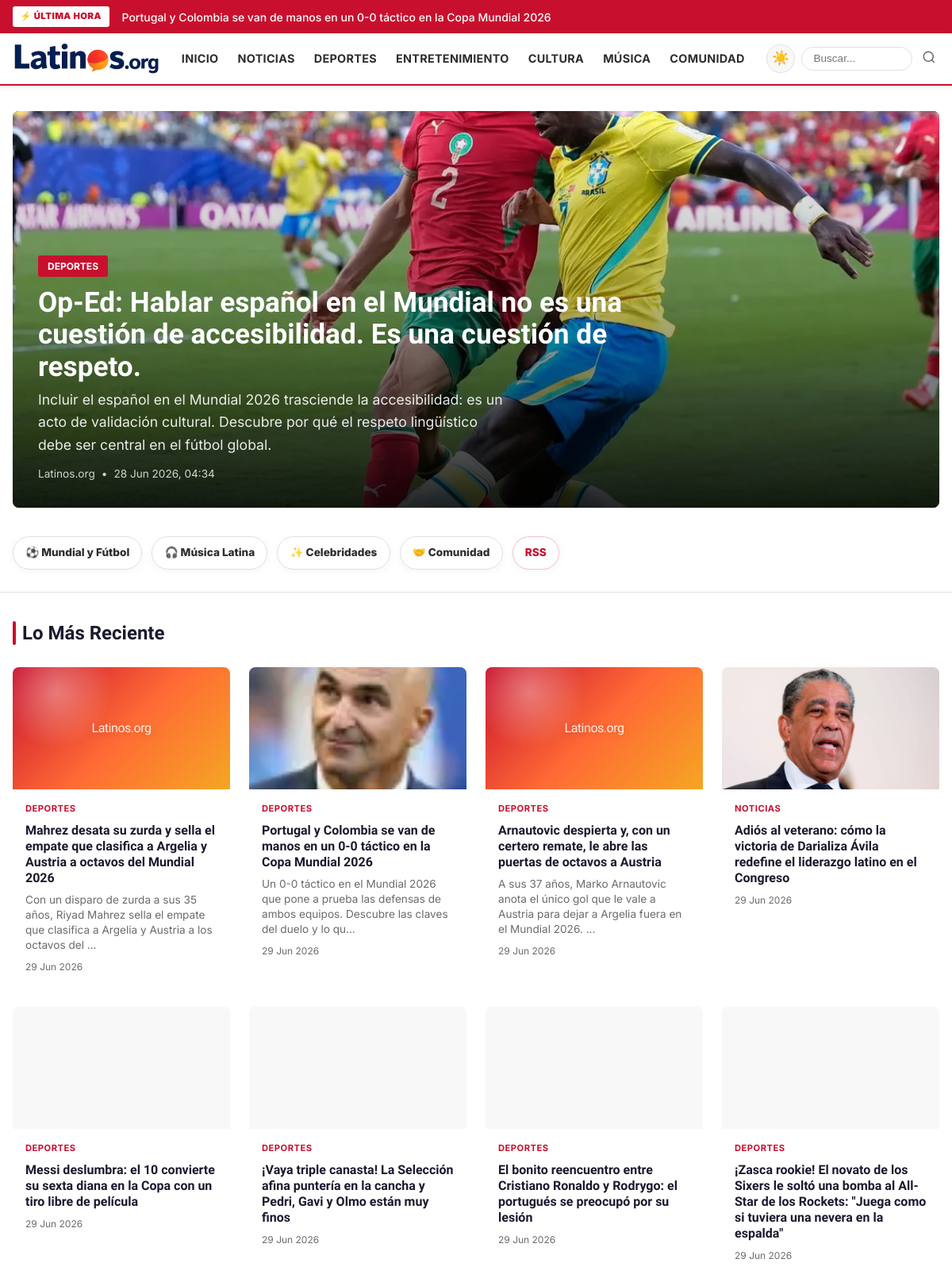
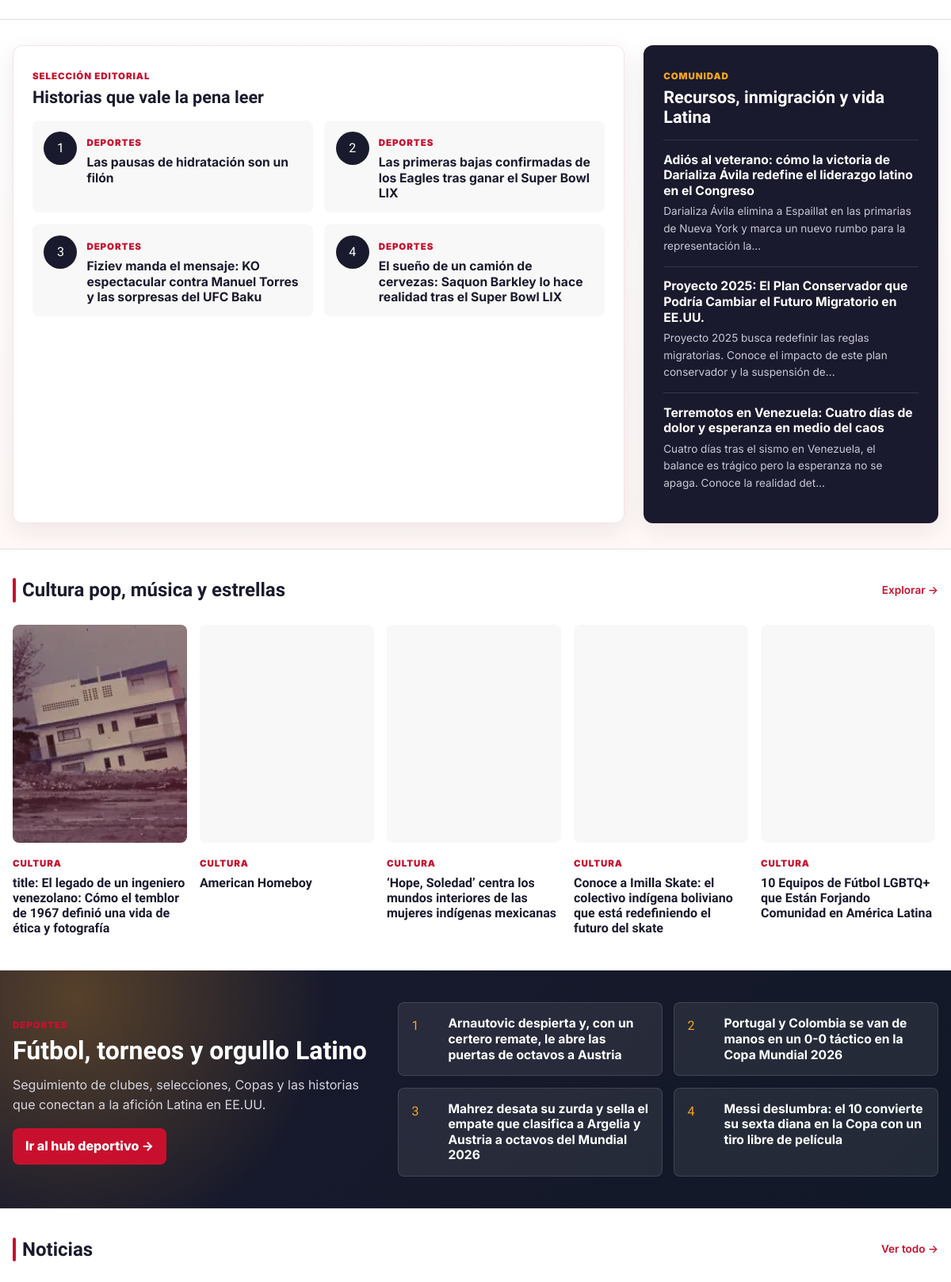
The page / (upper part) on the database its author committed (2 pictures, top to bottom).
### models.py (models this page shows)
class Article(Base):
    __tablename__ = "articles"
    id = Column(Integer, primary_key=True)
    raw_article_id = Column(Integer, ForeignKey("raw_articles.id"), nullable=True)
    category_id = Column(Integer, ForeignKey("categories.id"), nullable=True)
    title = Column(Text, nullable=False)
    slug = Column(String(300), unique=True, nullable=False, index=True)
    body_markdown = Column(Text, nullable=False)
    body_html = Column(Text)
    excerpt = Column(Text)
    title_en = Column(Text)
    body_markdown_en = Column(Text)
    body_html_en = Column(Text)
    excerpt_en = Column(Text)
    meta_description = Column(String(200))
    tags = Column(Text)  # JSON array
    language = Column(String(10), default="es")  # es, en, bilingual
    author_display = Column(String(200), default="Latinos.org")
    source_credit = Column(String(500))  # Attribution to original source
    image_url = Column(Text)  # Relative path: /static/images/articles/xxx.webp
    image_alt = Column(Text)
    image_credit = Column(String(500))
    quality_score = Column(Float, default=0.0)  # 0.0 to 1.0 from LLM QA step
    content_type = Column(String(50), default="news")  # news, opinion, listicle, feature
    status = Column(String(30), default="draft", index=True)
    created_at = Column(DateTime, default=datetime.utcnow)
    approved_at = Column(DateTime)
    published_at = Column(DateTime, index=True)
    scheduled_for = Column(DateTime)
    view_count = Column(Integer, default=0)
    is_breaking = Column(Boolean, default=False)
    is_featured = Column(Boolean, default=False)
    category_rel = relationship("Category", back_populates="articles")
    raw_article_rel = relationship("RawArticle", back_populates="articles")

class Category(Base):
    __tablename__ = "categories"
    id = Column(Integer, primary_key=True)
    slug = Column(String(100), unique=True, nullable=False, index=True)
    name = Column(String(200), nullable=False)
    name_en = Column(String(200))  # English display name
    description = Column(Text)
    display_order = Column(Integer, default=99)
    is_active = Column(Boolean, default=True)
    created_at = Column(DateTime, default=datetime.utcnow)
    articles = relationship("Article", back_populates="category_rel")

### routes.py (the view)
@router.get("/", response_class=HTMLResponse)
async def homepage(request: Request):
    db: Session = next(get_db())
    breaking = db.execute(
        select(Article).options(joinedload(Article.category_rel))
        .where(Article.status == "published")
        .where(Article.is_breaking == True)
        .order_by(desc(Article.published_at))
        .limit(5)
    ).scalars().all()
    hero = db.execute(
        select(Article).options(joinedload(Article.category_rel))
        .where(Article.status == "published")
        .where(Article.is_featured == True)
        .order_by(desc(Article.published_at))
        .limit(1)
    ).scalars().first()
    if not hero:
        hero = db.execute(
            select(Article).options(joinedload(Article.category_rel))
            .where(Article.status == "published")
            .order_by(desc(Article.published_at))
            .limit(1)
        ).scalars().first()
    hero_id = hero.id if hero else -1
    grid_articles = db.execute(
        select(Article).options(joinedload(Article.category_rel))
        .where(Article.status == "published")
        .where(Article.id != hero_id)
        .order_by(desc(Article.published_at))
        .limit(8)
    ).scalars().all()
    categories = db.execute(
        select(Category)
        .where(Category.is_active == True)
        .order_by(Category.display_order)
    ).scalars().all()
    category_sections = []
    for cat in categories:
        articles = db.execute(
            select(Article).options(joinedload(Article.category_rel))
            .where(Article.status == "published")
            .where(Article.category_id == cat.id)
            .order_by(desc(Article.published_at))
            .limit(4)
        ).scalars().all()
        if articles:
            category_sections.append({
                "category": cat,
                "articles": articles,
            })
    trending = db.execute(
        select(Article).options(joinedload(Article.category_rel))
        .where(Article.status == "published")
        .order_by(desc(Article.view_count))
        .limit(5)
    ).scalars().all()
    editors_picks = db.execute(
        select(Article).options(joinedload(Article.category_rel))
        .where(Article.status == "published")
        .where(Article.id != hero_id)
        .order_by(desc(Article.quality_score), desc(Article.published_at))
        .limit(4)
    ).scalars().all()
    sports_hub = db.execute(
        select(Article).options(joinedload(Article.category_rel))
        .join(Category, Article.category_id == Category.id)
        .where(Article.status == "published")
        .where(Category.slug == "deportes")
        .order_by(desc(Article.published_at))
        .limit(4)
    ).scalars().all()
    cultura_musica = db.execute(
        select(Article).options(joinedload(Article.category_rel))
        .join(Category, Article.category_id == Category.id)
        .where(Article.status == "published")
        .where(Category.slug.in_(["cultura", "musica", "entretenimiento"]))
        .order_by(desc(Article.published_at))
        .limit(6)
    ).scalars().all()
    comunidad_spotlight = db.execute(
        select(Article).options(joinedload(Article.category_rel))
        .join(Category, Article.category_id == Category.id)
        .where(Article.status == "published")
        .where(Category.slug.in_(["comunidad", "noticias"]))
        .order_by(desc(Article.published_at))
        .limit(3)
    ).scalars().all()
    return request.app.state.templates.TemplateResponse("index.html", {
        "request": request,
        "breaking": breaking,
        "hero": hero,
        "grid_articles": grid_articles,
        "category_sections": category_sections,
        "trending": trending,
        "editors_picks": editors_picks,
        "sports_hub": sports_hub,
        "cultura_musica": cultura_musica,
        "comunidad_spotlight": comunidad_spotlight,
        "categories": categories,
    })

### templates/index.html (shortened to what this page needs)
{% extends "base.html" %}
{% block content %}
{% if hero %}
<section class="hero-section">
    <div class="container">
        <a href="/articulo/{{ hero.slug }}" class="hero-card">
            <div class="hero-image">
                {% if hero.image_url %}
                    <img src="{{ hero.image_url }}" alt="{{ hero.image_alt or hero.title }}" width="1400" height="600" loading="eager" decoding="async" fetchpriority="high">
                {% else %}
                    <div class="hero-image-placeholder"></div>
                {% endif %}
                <div class="hero-overlay"></div>
            </div>
            <div class="hero-content">
                {% if hero.category_rel %}
                    <span class="hero-category">{{ hero.category_rel.name }}</span>
                {% endif %}
                <h1 class="hero-title">{{ hero.title }}</h1>
                {% if hero.excerpt %}
                    <p class="hero-excerpt">{{ hero.excerpt }}</p>
                {% endif %}
                <div class="hero-meta">
                    <span>{{ hero.author_display }}</span>
                    {% if hero.published_at %}
                        <span>•</span>
                        <span>{{ hero.published_at.strftime('%d %b %Y, %H:%M') }}</span>
                    {% endif %}
                </div>
            </div>
        </a>
    </div>
</section>
{% endif %}
<section class="feature-strip" aria-label="Secciones destacadas">
    <div class="container feature-strip-inner">
        <a href="/categoria/deportes" class="feature-pill">⚽ Mundial y Fútbol</a>
        <a href="/categoria/musica" class="feature-pill">🎧 Música Latina</a>
        <a href="/categoria/entretenimiento" class="feature-pill">✨ Celebridades</a>
        <a href="/categoria/comunidad" class="feature-pill">🤝 Comunidad</a>
        <a href="/feed.xml" class="feature-pill feature-pill-rss">RSS</a>
    </div>
</section>
{% if grid_articles %}
<section class="grid-section">
    <div class="container">
        <div class="grid-header">
            <h2 class="section-title">Lo Más Reciente</h2>
        </div>
        <div class="article-grid">
            {% for a in grid_articles %}
                <a href="/articulo/{{ a.slug }}" class="article-card {% if loop.index == 1 %}article-card-large{% endif %}">
                    <div class="card-image">
                        {% if a.image_url %}
                            <img src="{{ a.image_url }}" alt="{{ a.image_alt or a.title }}" width="640" height="360" loading="lazy" decoding="async">
                        {% else %}
                            <div class="card-image-placeholder"></div>
                        {% endif %}
                    </div>
                    <div class="card-body">
                        {% if a.category_rel %}
                            <span class="card-category">{{ a.category_rel.name }}</span>
                        {% endif %}
                        <h3 class="card-title">{{ a.title }}</h3>
                        {% if a.excerpt and loop.index <= 3 %}
                            <p class="card-excerpt">{{ a.excerpt[:120] }}{% if a.excerpt|length > 120 %}...{% endif %}</p>
                        {% endif %}
                        <div class="card-meta">
                            {% if a.published_at %}
                                <span>{{ a.published_at.strftime('%d %b %Y') }}</span>
                            {% endif %}
                        </div>
                    </div>
                </a>
            {% endfor %}
        </div>
    </div>
</section>
{% endif %}
{% if editors_picks or comunidad_spotlight %}
<section class="frontpage-modules">
    <div class="container frontpage-modules-grid">
        {% if editors_picks %}
        <div class="module-card editors-module">
            <div class="module-eyebrow">Selección editorial</div>
            <h2 class="module-title">Historias que vale la pena leer</h2>
            <div class="editors-list">
                {% for a in editors_picks %}
                <a href="/articulo/{{ a.slug }}" class="editors-item">
                    <span class="editors-rank">{{ loop.index }}</span>
                    <div>
                        {% if a.category_rel %}<span class="mini-category">{{ a.category_rel.name }}</span>{% endif %}
                        <h3>{{ a.title }}</h3>
                    </div>
                </a>
                {% endfor %}
            </div>
        </div>
        {% endif %}
        {% if comunidad_spotlight %}
        <div class="module-card community-module">
            <div class="module-eyebrow">Comunidad</div>
            <h2 class="module-title">Recursos, inmigración y vida Latina</h2>
            {% for a in comunidad_spotlight %}
            <a href="/articulo/{{ a.slug }}" class="community-item">
                <h3>{{ a.title }}</h3>
                {% if a.excerpt %}<p>{{ a.excerpt[:115] }}{% if a.excerpt|length > 115 %}...{% endif %}</p>{% endif %}
            </a>
            {% endfor %}
        </div>
        {% endif %}
    </div>
</section>
{% endif %}
{% if cultura_musica %}
<section class="culture-rail">
    <div class="container">
        <div class="section-header">
            <h2 class="section-title">Cultura pop, música y estrellas</h2>
            <a href="/categoria/entretenimiento" class="see-all">Explorar →</a>
        </div>
        <div class="culture-scroll" aria-label="Cultura, música y entretenimiento">
            {% for a in cultura_musica %}
            <a href="/articulo/{{ a.slug }}" class="culture-card">
                <div class="culture-thumb">
                    {% if a.image_url %}
                    <img src="{{ a.image_url }}" alt="{{ a.image_alt or a.title }}" width="420" height="560" loading="lazy" decoding="async">
                    {% else %}
                    <div class="culture-placeholder">{{ a.category_rel.name if a.category_rel else 'Latinos.org' }}</div>
                    {% endif %}
                </div>
                <span class="mini-category">{{ a.category_rel.name if a.category_rel else 'Cultura' }}</span>
                <h3>{{ a.title }}</h3>
            </a>
            {% endfor %}
        </div>
    </div>
</section>
{% endif %}
{% if sports_hub %}
<section class="sports-hub">
    <div class="container sports-hub-inner">
        <div class="sports-hub-copy">
            <span class="module-eyebrow">Deportes</span>
            <h2>Fútbol, torneos y orgullo Latino</h2>
            <p>Seguimiento de clubes, selecciones, Copas y las historias que conectan a la afición Latina en EE.UU.</p>
            <a href="/categoria/deportes" class="hub-cta">Ir al hub deportivo →</a>
        </div>
        <div class="sports-hub-list">
            {% for a in sports_hub %}
            <a href="/articulo/{{ a.slug }}" class="sports-hub-item">
                <span>{{ loop.index }}</span>
                <h3>{{ a.title }}</h3>
            </a>
            {% endfor %}
        </div>
    </div>
</section>
{% endif %}
{% for section in category_sections %}
<section class="category-section" id="cat-{{ section.category.slug }}">
    <div class="container">
        <div class="section-header">
            <h2 class="section-title">
                <a href="/categoria/{{ section.category.slug }}">{{ section.category.name }}</a>
            </h2>
            <a href="/categoria/{{ section.category.slug }}" class="see-all">Ver todo →</a>
        </div>
    </div>
</section>
{% endfor %}
{% endblock %}

### templates/base.html (shortened to what this page needs)
<!DOCTYPE html>
<html lang="es">
<head>
    <link rel="stylesheet" href="/static/css/style.css">
</head>
<body>
<div class="breaking-bar" id="breakingBar">
    <div class="container breaking-content">
        <span class="breaking-label">⚡ ÚLTIMA HORA</span>
        <div class="breaking-items" id="breakingItems">
            {% if breaking %}
                {% for a in breaking %}
                    <a href="/articulo/{{ a.slug }}" class="breaking-item {% if loop.first %}active{% endif %}">
                        {{ a.title }}
                    </a>
                {% endfor %}
            {% else %}
                <span class="breaking-item active">Bienvenido a Latinos.org — Próximamente</span>
            {% endif %}
        </div>
    </div>
</div>
<header class="site-header">
    <div class="container header-inner">
        <a href="/" class="logo" aria-label="Latinos.org — Inicio">
            <img src="/static/images/latinos-logo-header.png"
                 srcset="/static/images/latinos-logo-header.png 1x"
                 alt="Latinos.org" class="logo-img logo-img-dark"
                 width="186" height="40">
        </a>
        <nav class="main-nav" id="mainNav">
            <a href="/">Inicio</a>
            <a href="/categoria/noticias">Noticias</a>
            <a href="/categoria/deportes">Deportes</a>
            <a href="/categoria/entretenimiento">Entretenimiento</a>
            <a href="/categoria/cultura">Cultura</a>
            <a href="/categoria/musica">Música</a>
            <a href="/categoria/comunidad">Comunidad</a>
        </nav>
        <div style="display:flex;align-items:center;gap:0.5rem;">
            <button type="button" class="dark-toggle" id="darkToggle" aria-label="Toggle dark mode">
                <span class="icon-sun">☀️</span>
            </button>
            <form action="/buscar" method="get" class="header-search">
                <input type="text" name="q" placeholder="Buscar..." aria-label="Buscar">
                <button type="submit" aria-label="Buscar">
                    <svg width="18" height="18" viewBox="0 0 24 24" fill="none" stroke="currentColor" stroke-width="2">
                        <circle cx="11" cy="11" r="8"/><path d="m21 21-4.35-4.35"/>
                    </svg>
                </button>
            </form>
        </div>
    </div>
</header>
<main class="site-main">
    {% block content %}{% endblock %}
</main>
</body>
</html>

### rows shown on the page
Article: title "Portugal y Colombia se van de manos en un 0-0 táctico en la Copa Mundial 2026", image_url (picture), category_rel.name "DEPORTES", excerpt "Un 0-0 táctico en el Mundial 2026 que pone a prueba las defensas de ambos equipos. Descubre las claves del duelo y lo qu", published_at "29 Jun 2026"
Article: image_url (picture), title "Op-Ed: Hablar español en el Mundial no es una cuestión de accesibilidad. Es una cuestión de respeto.", excerpt "Incluir el español en el Mundial 2026 trasciende la accesibilidad: es un acto de validación cultural. Descubre por qué el respeto lingüístico debe ser central en el fútbol global.", author_display "Latinos.org", published_at "28 Jun 2026, 04:34"
Category: category_rel.name "DEPORTES"
Article: category_rel.name "DEPORTES", title "Mahrez desata su zurda y sella el empate que clasifica a Argelia y Austria a octavos del Mundial 2026", excerpt "Con un disparo de zurda a sus 35 años, Riyad Mahrez sella el empate que clasifica a Argelia y Austria a los octavos del", published_at "29 Jun 2026"
Article: category_rel.name "DEPORTES", title "Arnautovic despierta y, con un certero remate, le abre las puertas de octavos a Austria", excerpt "A sus 37 años, Marko Arnautovic anota el único gol que le vale a Austria para dejar a Argelia fuera en el Mundial 2026.", published_at "29 Jun 2026"
Article: image_url (picture), category_rel.name "NOTICIAS", title "Adiós al veterano: cómo la victoria de Darializa Ávila redefine el liderazgo latino en el Congreso", published_at "29 Jun 2026", excerpt "Darializa Ávila elimina a Espaillat en las primarias de Nueva York y marca un nuevo rumbo para la representación la"
Article: image_url (picture), category_rel.name "DEPORTES", title "Messi deslumbra: el 10 convierte su sexta diana en la Copa con un tiro libre de película", published_at "29 Jun 2026"
Article: image_url (picture), category_rel.name "DEPORTES", title "¡Vaya triple canasta! La Selección afina puntería en la cancha y Pedri, Gavi y Olmo están muy finos", published_at "29 Jun 2026"
Article: image_url (picture), category_rel.name "DEPORTES", title "El bonito reencuentro entre Cristiano Ronaldo y Rodrygo: el portugués se preocupó por su lesión", published_at "29 Jun 2026"
Article: image_url (picture), category_rel.name "DEPORTES", title "¡Zasca rookie! El novato de los Sixers le soltó una bomba al All-Star de los Rockets: \"Juega como si tuviera una nevera en la espalda\"", published_at "29 Jun 2026"
Article: category_rel.name "DEPORTES", title "Las pausas de hidratación son un filón"
Article: category_rel.name "DEPORTES", title "Las primeras bajas confirmadas de los Eagles tras ganar el Super Bowl LIX"
Article: category_rel.name "DEPORTES", title "Fiziev manda el mensaje: KO espectacular contra Manuel Torres y las sorpresas del UFC Baku"
Article: category_rel.name "DEPORTES", title "El sueño de un camión de cervezas: Saquon Barkley lo hace realidad tras el Super Bowl LIX"
Article: title "Proyecto 2025: El Plan Conservador que Podría Cambiar el Futuro Migratorio en EE.UU.", excerpt "Proyecto 2025 busca redefinir las reglas migratorias. Conoce el impacto de este plan conservador y la suspensión de"
Article: title "Terremotos en Venezuela: Cuatro días de dolor y esperanza en medio del caos", excerpt "Cuatro días tras el sismo en Venezuela, el balance es trágico pero la esperanza no se apaga. Conoce la realidad det"
Article: image_url (picture), category_rel "CULTURA", title "title: El legado de un ingeniero venezolano: Cómo el temblor de 1967 definió una vida de ética y fotografía"
Article: image_url (picture), category_rel "CULTURA", title "American Homeboy"
Article: image_url (picture), category_rel "CULTURA", title "‘Hope, Soledad’ centra los mundos interiores de las mujeres indígenas mexicanas"
Article: image_url (picture), category_rel "CULTURA", title "Conoce a Imilla Skate: el colectivo indígena boliviano que está redefiniendo el futuro del skate"
Article: image_url (picture), category_rel "CULTURA", title "10 Equipos de Fútbol LGBTQ+ que Están Forjando Comunidad en América Latina"
Category: category.name "Noticias"
